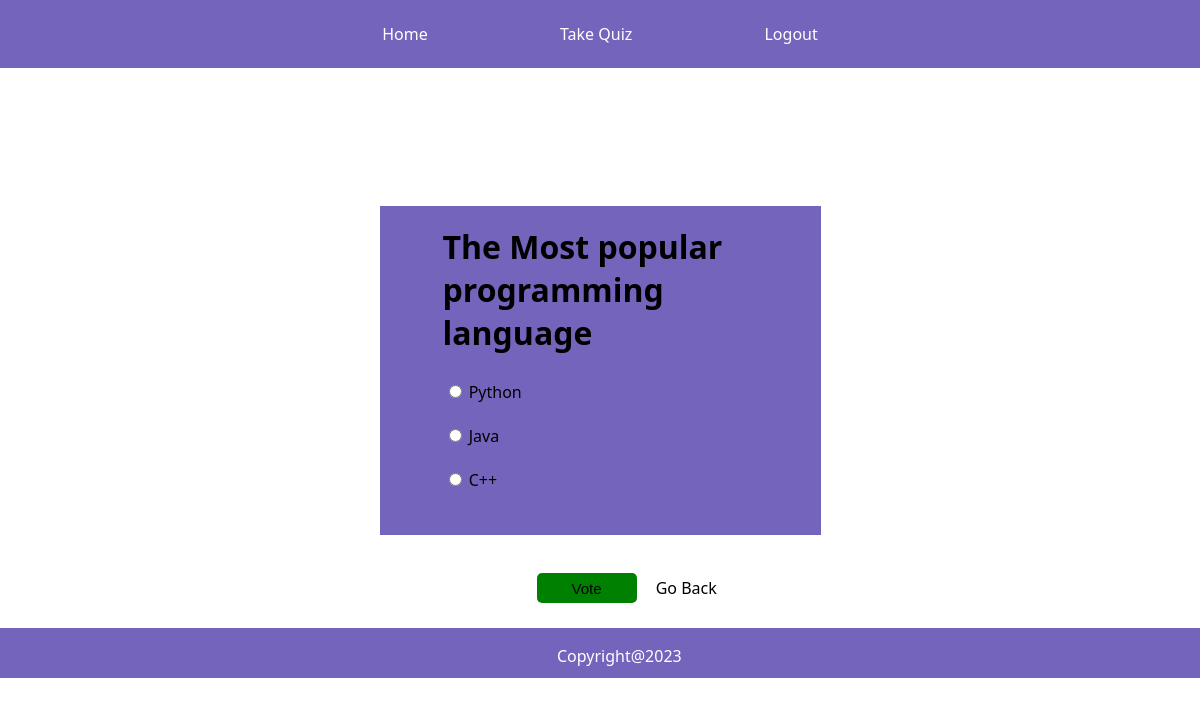
Screenshot of /3/ (signed in) with the database file from the repository.
### app1/models.py (models this page shows, shortened)
class Question(models.Model):
    question_text = models.CharField(max_length=200)
    pub_date = models.DateTimeField("date published")

class Choice(models.Model):
    question = models.ForeignKey(Question, on_delete=models.CASCADE)
    choice_text = models.CharField(max_length=200)
    votes = models.IntegerField(default=0)

### app1/views.py (the view)
# urls.py: path("<int:question_id>/", views.detail, name="detail"),
@login_required
def detail(request, question_id):
    try:
        question = Question.objects.get(pk=question_id)
    except Question.DoesNotExist:
        raise Http404("Question does not exist")
    return render(request, "app1/detail.html", {"question": question})

### templates/app1/detail.html (shortened to what this page needs)
{% extends 'app1/home.html' %}
{% block content %}
<head>
    {% load static %}
    <link href="{% static 'css/detail.css' %}" rel="stylesheet">
</head>
<body>
    <div class="container" id="detail">
        <div class="poll-form-container">
            <form action="{% url 'vote' question.id %}" method="post" id="votecontent">
                <fieldset>
                    <legend><h1 class="heading_detail">{{ question.question_text }}</h1></legend>
                    {% for choice in question.choice_set.all %}
                    <div class="input">
                        <input type="radio" name="choice" id="choice{{ forloop.counter }}" value="{{ choice.id }}">
                        <label for="choice{{ forloop.counter }}">{{ choice.choice_text }}</label><br><br>
                    </div>
                    {% endfor %}
                </fieldset>
                <button class="bttn" type="button" id="vote_bttn">Vote</button>
                <a href="{% url 'index' %}" style="text-decoration: none; color:black; margin-left: 15px;">Go Back</a>
            </form>
        </div>
    </div>
</body>
{% endblock %}

### static/css/home.css (style rules this page uses)
body { margin: 0 !important; font-family: 'Segoe UI', Tahoma, Geneva, Verdana, sans-serif !important;; }

### static/css/detail.css (style rules this page uses)
h1 { margin-left: 47px !important; color: black; margin-top:19px; }
.container { width:441px !important; height:329px !important; background-color: #7464bc !important; margin:138px auto !important; }
fieldset { border: none; }
.input { margin-left: 50px; }
.bttn { margin-left: 157px; width: 100px; height: 30px; border-radius: 5px; border: none; font-size: 15px; margin-top:50px; background-color:green !important; }

### rows the page displays
Question: question_text "The Most popular programming language"
Choice: choice_text "Python"
Choice: choice_text "Java"
Choice: choice_text "C++"
